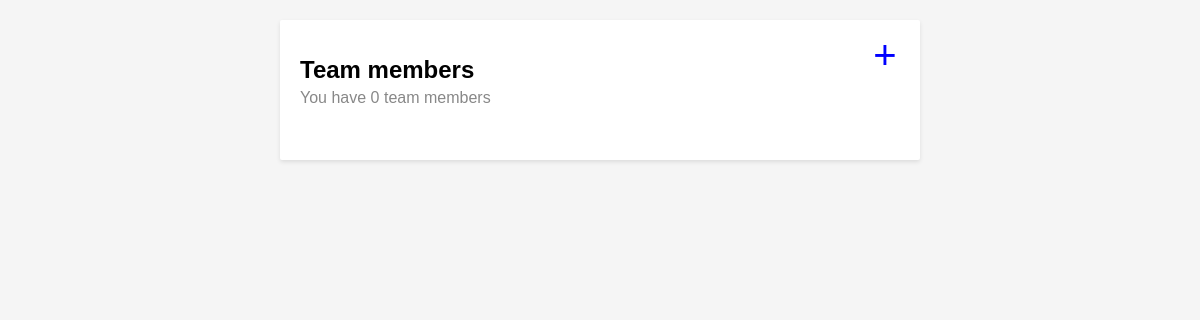
Before: / with the older database file.
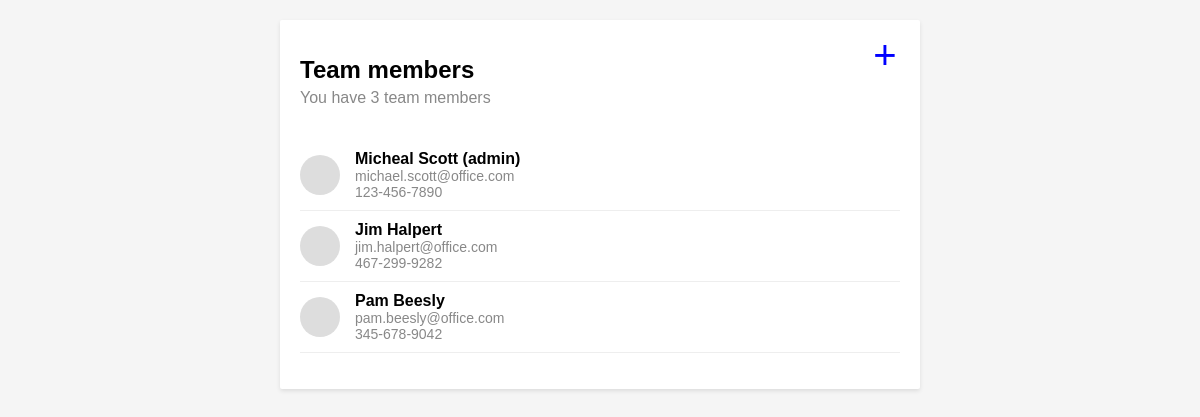
After: the same page with the newer database file.
### members/models.py (models this page shows, shortened)
class Member(models.Model):
    ROLE_CHOICES = [
        ('r', 'Regular - Can\'t delete members'),
        ('a', 'Admin - Can delete members'),
    ]
    dateCreated = models.DateTimeField(auto_now_add=True, null=True, blank=True)
    dateModified = models.DateTimeField(null=True, blank=True, default=timezone.now)
    first_name = models.CharField(max_length=100)
    last_name = models.CharField(max_length=100)
    emailId = models.CharField(null=True, blank=True, unique=True, max_length=100)
    phone = models.CharField(max_length=15)
    role = models.CharField(max_length=10, choices=ROLE_CHOICES, default='r')
    imageUrl = models.CharField(max_length=200)
    isInActive = models.BooleanField(default=False)

### members/views.py (the view)
# urls.py: path('', MemberListView.as_view(), name='member_list'),
class MemberListView(ListView):
    model = Member
    template_name = 'members/list.html'
    context_object_name = 'members'

### members/templates/members/list.html
{% extends 'members/base.html' %}
{% block content %}
<div class="header">
    <div>
        <h1>Team members</h1>
        <h2>You have {{ members.count }} team members</h2>
    </div>
    <a href="{% url 'member_add' %}" class="add-button">+</a>
</div>
<ul class="member-list">
{% for member in members %}
    <li class="member-item">
        <a href="{% url 'member_edit' member.pk %}">
            <div class="member-avatar"></div>
        </a>
            <div class="member-info">
                <a href="{% url 'member_edit' member.pk %}">
                    <div class="member-name">
                        {{ member.first_name }} {{ member.last_name }}
                        {% if member.role == 'a' %}(admin){% endif %}
                    </div>
                </a>
                <div class="member-details">{{ member.emailId }}</div>
                <div class="member-details">{{ member.phone }}</div>
            </div>
    </li>
{% endfor %}
</ul>
{% endblock %}

### members/templates/members/base.html (shortened to what this page needs)
<!DOCTYPE html>
<html lang="en">
<head>
    {% load static %}
    <link rel="stylesheet" href="{% static 'css/style.css' %}">
</head>
<body>
    <div class="container">
        {% block content %}
        {% endblock %}
    </div>
</body>
</html>

### static/css/style.css (style rules this page uses)
body { font-family: Arial, sans-serif; margin: 0; padding: 20px; background-color: #f5f5f5; }
.container { max-width: 600px; margin: 0 auto; background-color: white; padding: 20px; border-radius: 2px; box-shadow: 0 2px 4px rgba(0,0,0,0.1); }
h1 { font-size: 24px; margin-bottom: 5px; }
h2 { font-size: 16px; color: #888; font-weight: normal; margin-top: 0; }
.member-list { list-style-type: none; padding: 0; }
.member-item { display: flex; align-items: center; padding: 10px 0; border-bottom: 1px solid #eee; }
.member-avatar { width: 40px; height: 40px; background-color: #ddd; border-radius: 50%; margin-right: 15px; }
.member-info { flex-grow: 1; }
.member-name { color : black; font-weight: bold; display: inline-block; }
.member-details { color: #888; font-size: 14px; }
.header { display: flex; justify-content: space-between; align-items: flex-start; margin-bottom: 20px; }
.add-button { color: blue; width: 30px; height: 30px; text-align: center; line-height: 30px; text-decoration: none; font-size: 40px; display: inline-block; }

Changed rows visible on the page:
added Member: first_name "Micheal", last_name "Scott", role "(admin)", emailId "michael.scott@office.com", phone "123-456-7890"
added Member: first_name "Jim", last_name "Halpert", emailId "jim.halpert@office.com", phone "467-299-9282"
added Member: first_name "Pam", last_name "Beesly", emailId "pam.beesly@office.com", phone "345-678-9042"
Other visible differences:
{{ members.count }}: "0" → "3"
